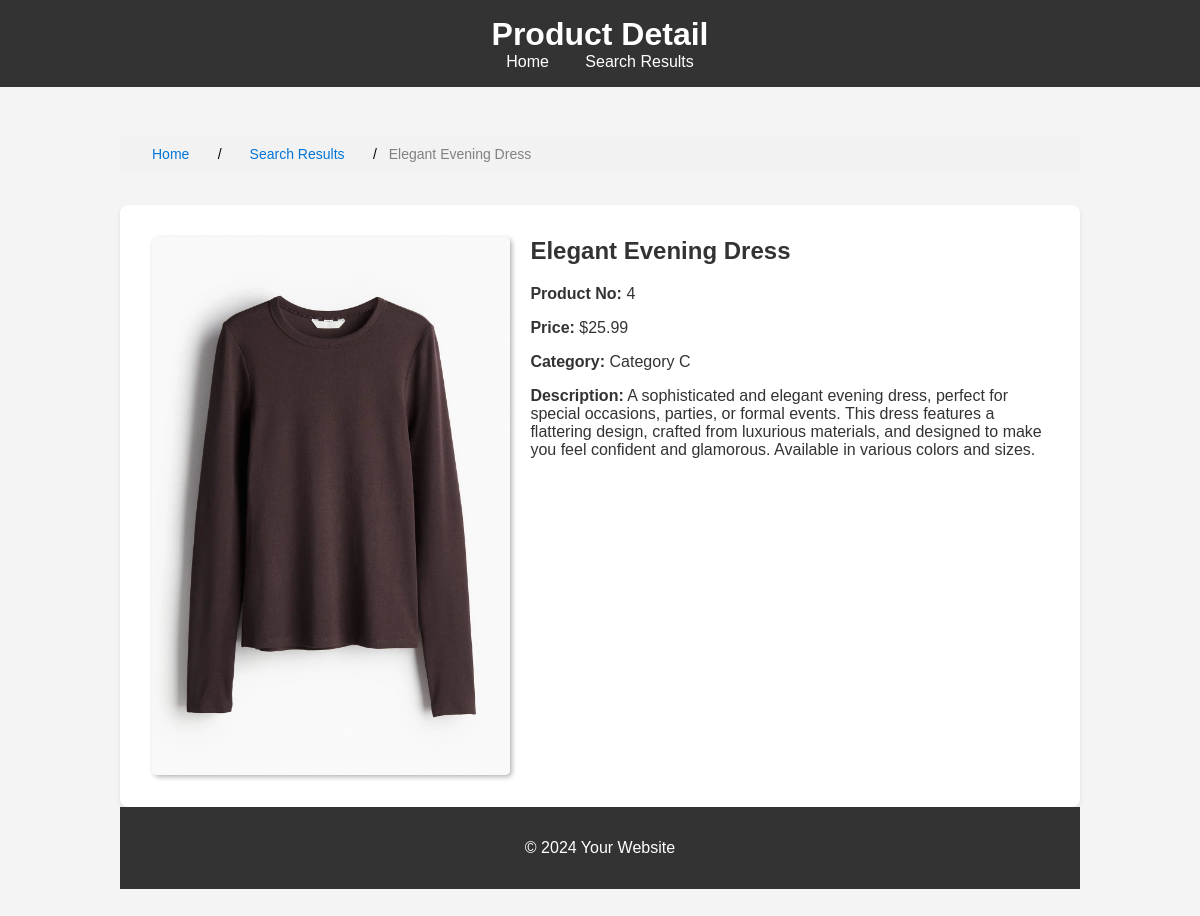
The app's page /product/4 with its own data.
### models.py (models this page shows, shortened)
class Product(db.Model):
    id = db.Column(db.Integer, primary_key=True)  # Otomatik artan birincil anahtar
    product_no = db.Column(db.String(50), unique=True, nullable=False)  # Ürün numarası
    product_name = db.Column(db.String(50), unique=True, nullable=False)  # Ürün numarası
    description = db.Column(db.String(255), nullable=False)  # Ürün açıklaması
    price = db.Column(db.Float, nullable=False)  # Ürün fiyatı
    image = db.Column(db.String(255), nullable=True)  # Ürün resmi (opsiyonel)
    category = db.Column(db.String(100), nullable=False)  # Ürün kategorisi

### app.py (the view)
@app.route('/product/<int:product_id>')
def product_detail(product_id):
    product = Product.query.get_or_404(product_id)  # Ürünü ID'ye göre al
    return render_template('product_detail.html', product=product)

### templates/product_detail.html (shortened to what this page needs)
<!DOCTYPE html>
<html lang="en">
<head>
    <link rel="stylesheet" href="{{ url_for('static', filename='css/style.css') }}">
</head>
<body>
    <header>
        <h1>Product Detail</h1>
        <nav>
            <a href="/">Home</a>
            <a href="/search">Search Results</a>
        </nav>
    </header>
    <main>
        <nav aria-label="breadcrumb">
            <ol class="breadcrumb">
                <li class="breadcrumb-item"><a href="/">Home</a></li>
                <li class="breadcrumb-item"><a href="/search">Search Results</a></li>
                <li class="breadcrumb-item active" aria-current="page">{{ product.product_name }}</li>
            </ol>
        </nav>
        <div class="product-detail">
            <img src="{{ url_for('static', filename='images/' + product.image) }}" alt="{{ product.description }}">
            <div>
                <h2>{{ product.product_name }}</h2>
                <p><strong>Product No:</strong> {{ product.product_no }}</p>
                <p><strong>Price:</strong> ${{ product.price }}</p>
                <p><strong>Category:</strong> {{ product.category }}</p>
                <p><strong> Description:</strong> {{ product.description }}</p>
            </div>
        </div>
        <footer>
            <p>&copy; 2024 Your Website</p>
        </footer>
    </main>
</body>
</html>

### static/css/style.css (style rules this page uses)
body { font-family: Arial, sans-serif; margin: 0; padding: 0; background-color: #f5f5f5; }
header { background-color: #007bff; color: white; padding: 1rem; text-align: center; }
header h1 { margin: 0; }

### templates/product_detail.html (style rules this page uses)
body { font-family: sans-serif; margin: 0; padding: 0; background-color: #f4f4f4; color: #333; }
header { background-color: #333; color: white; padding: 1rem 0; text-align: center; }
nav a { color: white; text-decoration: none; margin: 0 1rem; }
main { padding: 2rem; max-width: 960px; margin: 0 auto; }
.breadcrumb { background-color: #eee; padding: 0.5rem 1rem; margin-bottom: 2rem; list-style: none; padding: 10px 16px; list-style: none; background-color: #f2f2f2; border-radius: 5px; }
.breadcrumb li { display: inline; font-size: 14px; }
.breadcrumb li+li:before { padding: 8px; color: black; content: "/\00a0"; }
.breadcrumb li a { color: #0275d8; text-decoration: none; }
.breadcrumb .active { color: grey; }
.product-detail { background-color: white; padding: 2rem; border-radius: 8px; box-shadow: 0 2px 4px rgba(0, 0, 0, 0.1); display: flex; flex-wrap: wrap; gap: 20px; }
.product-detail img { max-width: 40%; height: auto; border-radius: 5px; box-shadow: 2px 2px 5px rgba(0,0,0,0.3); }
.product-detail div { flex: 1; }
.product-detail h2 { margin-top: 0; }
footer { background-color: #333; color: white; text-align: center; padding: 1rem 0; position: relative; bottom: 0; width: 100%; }

### records on screen
Product: product_name "Elegant Evening Dress", image (picture), product_no "4", price "25.99", category "Category C", description "A sophisticated and elegant evening dress, perfect for special occasions, parties, or formal events. This dress features a flattering design, crafted from luxurious materials, and designed to make you feel confident and glamorous. Available in various colors and sizes."
